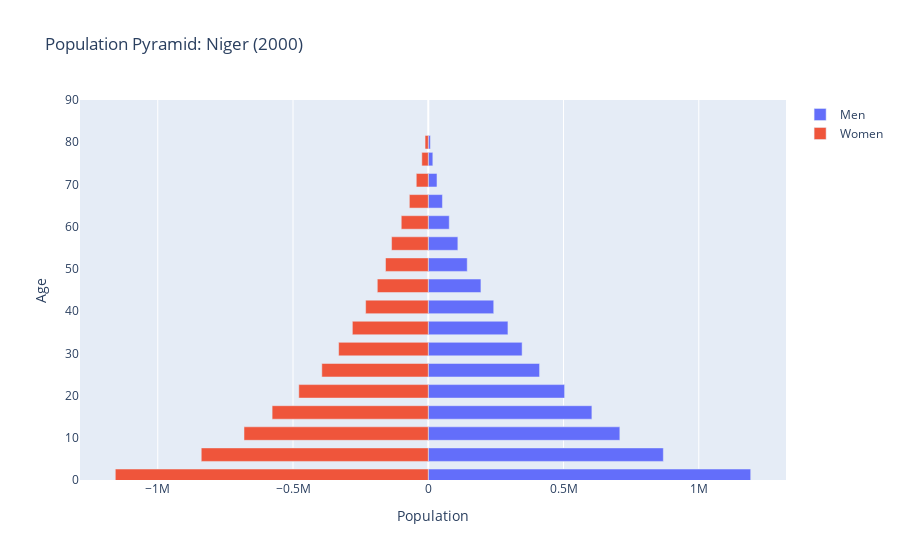

The notebook cell this image was saved under:
### Code cell
population_pyramid(
    df=df_niger,
    year="2000-01-01",
    country="Niger"
)

### Figure 1 — Plotly figure (JSON) as saved in the notebook; plotly's stock layout.template omitted (floating-point values rounded to 4 significant figures)
{"data": [{"name": "Men", "orientation": "h", "type": "bar", "x": [1192000.0, 869000.0, 708200.0, 604800.0, 504000.0, 411400.0, 346900.0, 294500.0, 242000.0, 194600.0, 144000.0, 109400.0, 77530.0, 52360.0, 32180.0, 16850.0, 7807.0], "y": [1, 6, 11, 16, 21, 26, 31, 36, 41, 46, 51, 56, 61, 66, 71, 76, 80]}, {"name": "Women", "orientation": "h", "type": "bar", "x": [-1157000.0, -839200.0, -681200.0, -577200.0, -478600.0, -393500.0, -331300.0, -280600.0, -231500.0, -188400.0, -158100.0, -135700.0, -99900.0, -69940.0, -44320.0, -23840.0, -11860.0], "y": [1, 6, 11, 16, 21, 26, 31, 36, 41, 46, 51, 56, 61, 66, 71, 76, 80]}], "layout": {"barmode": "overlay", "title": {"text": "Population Pyramid: Niger (2000)"}, "xaxis": {"title": {"text": "Population"}}, "yaxis": {"range": [0, 90], "title": {"text": "Age"}}}}
